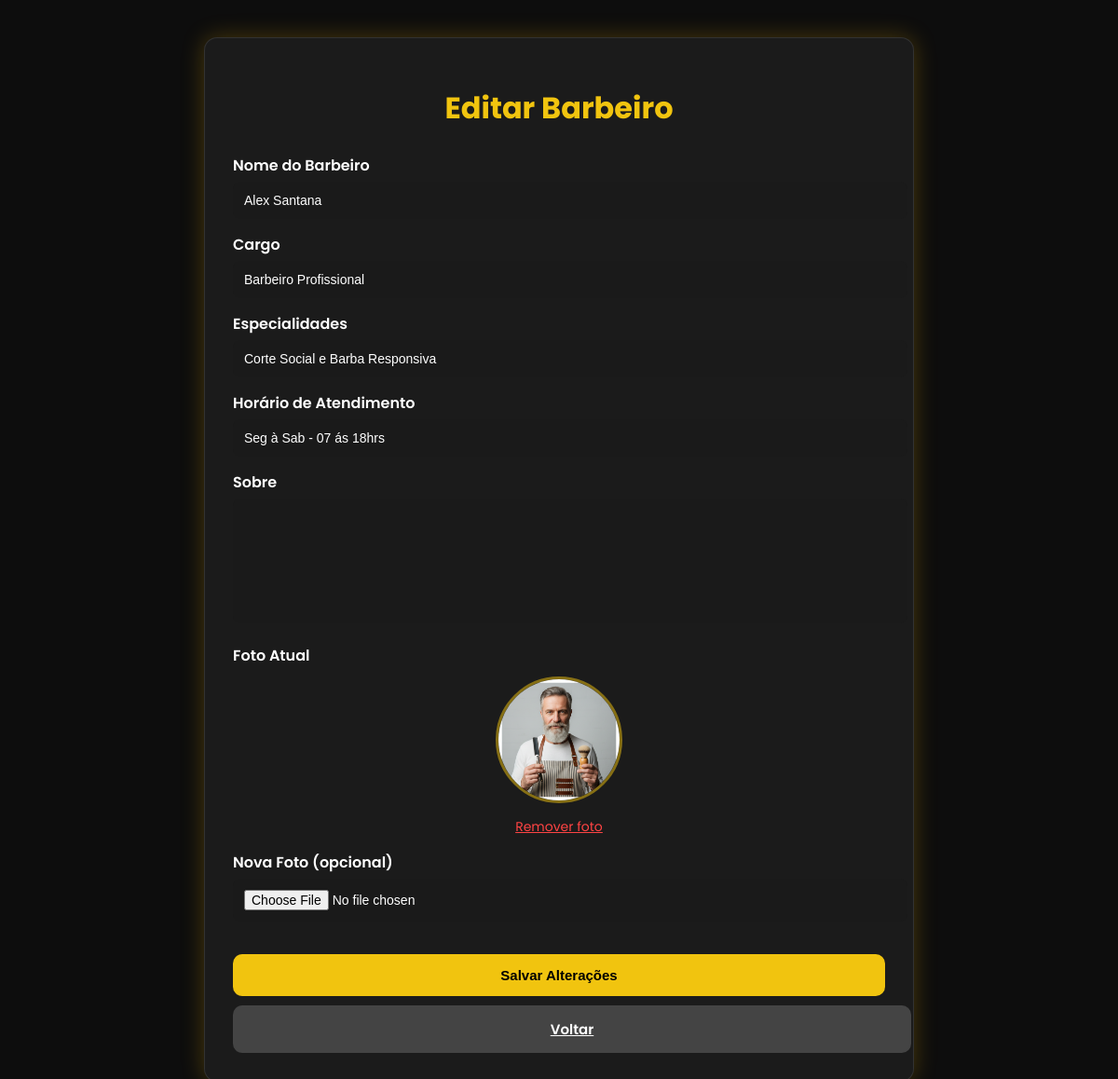
The page /admin/barbeiro_editar.php?id=13 (signed in) on the database its author committed.
### tables this page shows
CREATE TABLE `barbeiros` (
  `id` int(11) NOT NULL,
  `nome` varchar(100) NOT NULL,
  `foto` varchar(255) DEFAULT NULL,
  `cargo` varchar(100) DEFAULT NULL,
  `especialidades` text DEFAULT NULL,
  `sobre` text DEFAULT NULL,
  `horario_atendimento` varchar(100) DEFAULT NULL,
  `status` enum('disponivel','ocupado','ausente') DEFAULT 'disponivel',
  `avaliacao` decimal(3,2) DEFAULT 5.00,
  `total_avaliacoes` int(11) DEFAULT 0,
  `data_cadastro` timestamp NOT NULL DEFAULT current_timestamp(),
  `ativo` tinyint(1) DEFAULT 1
);

### admin/barbeiro_editar.php (the view, shortened to what this page needs)
<?php
$conn = Database::connect();
$id = filter_input(INPUT_GET, "id", FILTER_VALIDATE_INT);
$stmt = $conn->prepare("SELECT * FROM barbeiros WHERE id = :id LIMIT 1");
$stmt->bindValue(":id", $id, PDO::PARAM_INT);
$stmt->execute();
$barbeiro = $stmt->fetch(PDO::FETCH_ASSOC);
?>
<!DOCTYPE html>
<html lang="pt-BR">
<head>
</head>
<body>
<div class="container">
    <h1>Editar Barbeiro</h1>
    <form action="barbeiro_editar_processa.php" method="POST" enctype="multipart/form-data">
        <label>Nome do Barbeiro</label>
        <input type="text" name="nome" value="<?= htmlspecialchars($barbeiro['nome'], ENT_QUOTES, 'UTF-8') ?>" required>
        <label>Cargo</label>
        <input type="text" name="cargo" value="<?= htmlspecialchars($barbeiro['cargo'], ENT_QUOTES, 'UTF-8') ?>" required>
        <label>Especialidades</label>
        <input type="text" name="especialidades" value="<?= htmlspecialchars($barbeiro['especialidades'], ENT_QUOTES, 'UTF-8') ?>">
        <label>Horário de Atendimento</label>
        <input type="text" name="horario_atendimento" value="<?= htmlspecialchars($barbeiro['horario_atendimento'], ENT_QUOTES, 'UTF-8') ?>">
        <label>Sobre</label>
        <textarea name="sobre"><?= htmlspecialchars($barbeiro['sobre'], ENT_QUOTES, 'UTF-8') ?></textarea>
        <label>Foto Atual</label>
        <div class="preview">
            <?php if (!empty($barbeiro['foto'])): ?>
                <img id="fotoAtual" src="../assets/barbeiros/<?= htmlspecialchars($barbeiro['foto'], ENT_QUOTES, 'UTF-8') ?>" alt="Foto atual">
                <span class="delete-foto" onclick="removerFoto()">Remover foto</span>
            <?php else: ?>
                <p style="color:#aaa;">Nenhuma foto cadastrada</p>
            <?php endif; ?>
        </div>
        <label>Nova Foto (opcional)</label>
        <input type="file" name="foto" accept="image/*" onchange="previewFoto(event)">
        <button class="btn btn-yellow" type="submit">Salvar Alterações</button>
        <a href="barbeiros.php" class="btn btn-back">Voltar</a>
    </form>
</div>
</body>
</html>

### admin/barbeiro_editar.php (style rules this page uses)
body { background:#0d0d0d; color:#fff; font-family:'Poppins',sans-serif; padding:40px; margin:0; }
.container { max-width:700px; margin:auto; background:rgba(255,255,255,0.06); padding:30px; border-radius:14px; border:1px solid rgba(255,255,255,0.1); box-shadow:0 0 25px rgba(255,193,7,0.25); }
h1 { text-align:center; color:#f1c40f; margin-bottom:25px; }
label { font-weight:600; margin-top:15px; display:block; }
input,textarea { width:100%; padding:12px; margin-top:5px; border-radius:8px; border:none; background:#1a1a1a; color:#fff; outline:none; font-size:14px; }
textarea { height:110px; resize:none; }
.btn { margin-top:25px; width:100%; padding:14px; border-radius:10px; font-weight:600; border:none; cursor:pointer; transition:.25s; font-size:15px; text-align:center; display:inline-block; }
.btn-yellow { background:#f1c40f; color:#000; }
.btn-back { background:#444; color:#fff; margin-top:10px; }
.preview { margin-top:10px; text-align:center; }
.preview img { width:130px; height:130px; border-radius:50%; object-fit:cover; border:3px solid rgba(241,196,15,0.5); }
.delete-foto { color:#ff4444; font-size:14px; cursor:pointer; text-decoration:underline; display:block; text-align:center; margin-top:8px; }

### rows shown on the page
barbeiros: nome "Alex Santana", cargo "Barbeiro Profissional", especialidades "Corte Social e Barba Responsiva", horario_atendimento "Seg à Sab - 07 ás 18hrs", foto (picture)
